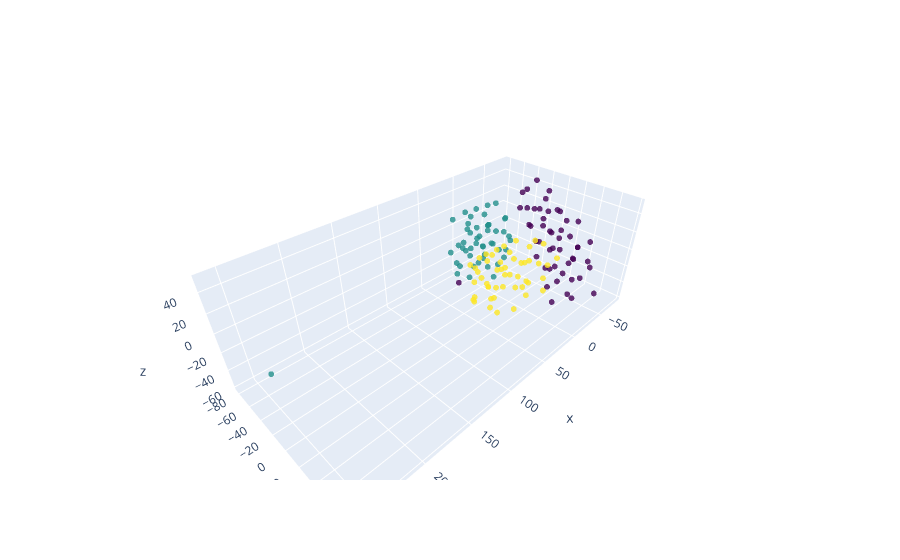

Here is the notebook cell this chart was saved with:
### Code cell
import plotly.graph_objects as go

fig = go.Figure(data=[go.Scatter3d(
    x=iris_3d['x'],
    y=iris_3d['y'],
    z=iris_3d['z'],
    mode='markers',
    marker=dict(
        color=iris_3d['label_numeric'],
        size=2,
        colorscale='Viridis',
        opacity=0.8
    )
)])

fig.show()

### Figure 1 — Plotly figure (JSON) as saved in the notebook; plotly's stock layout.template omitted (floating-point values rounded to 4 significant figures; data arrays with more than 128 entries replaced by an {"elided": "..."} marker saying what was removed)
{"data": [{"marker": {"color": {"elided": "150 int values"}, "colorscale": [[0, "#440154"], [0.1111, "#482878"], [0.2222, "#3e4989"], [0.3333, "#31688e"], [0.4444, "#26828e"], [0.5556, "#1f9e89"], [0.6667, "#35b779"], [0.7778, "#6ece58"], [0.8889, "#b5de2b"], [1, "#fde725"]], "opacity": 0.8, "size": 2}, "mode": "markers", "type": "scatter3d", "x": {"elided": "150 float values"}, "y": {"elided": "150 float values"}, "z": {"elided": "150 float values"}}], "layout": {}}
